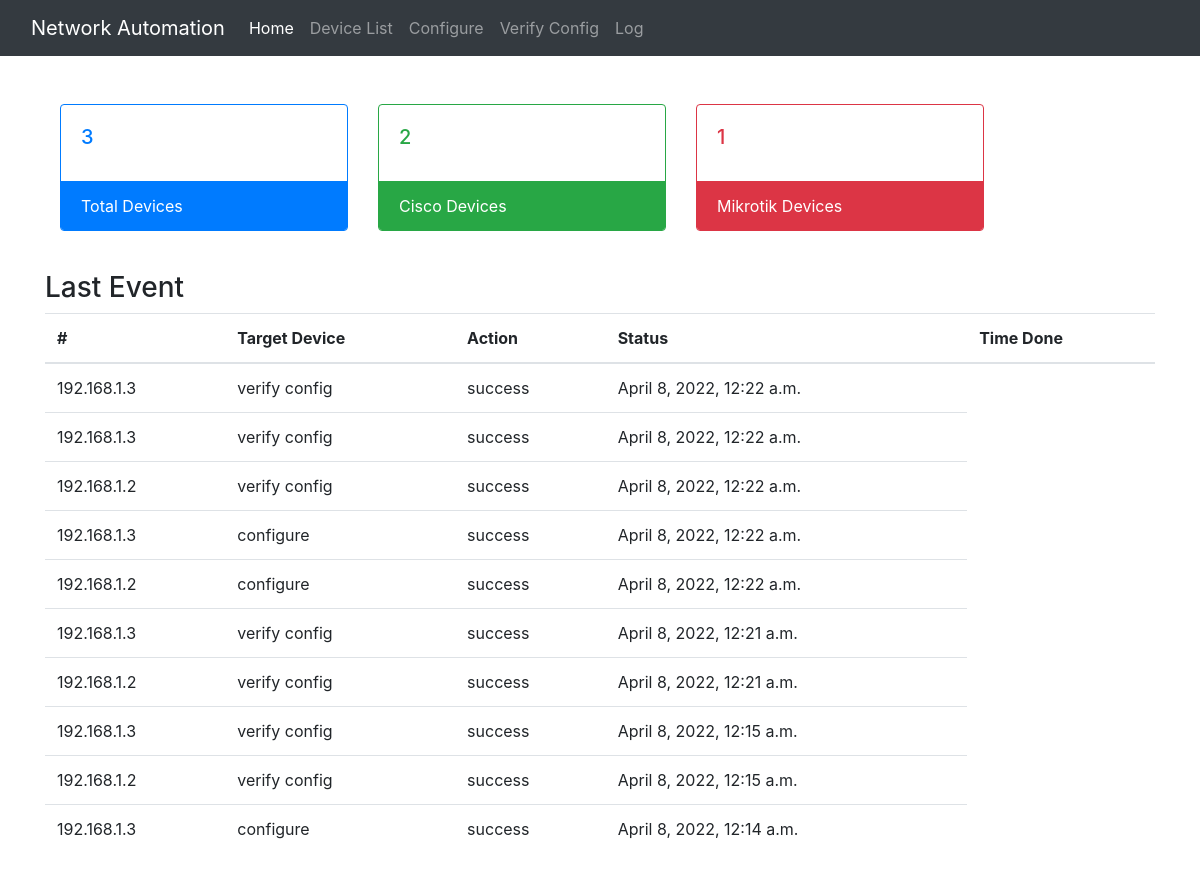
The page / on the database its author committed.
### network_automation/models.py (models this page shows, shortened)
class Log(models.Model):
    target = models.CharField(max_length=255)
    action = models.CharField(max_length=255)
    status = models.CharField(max_length=255)
    time = models.DateTimeField(null=True)
    messages = models.CharField(max_length=255, blank=True)

### network_automation/views.py (the view)
# urls.py: path('', views.home, name='home'),
def home(request):
    all_device = Device.objects.all()
    cisco_device = Device.objects.filter(vendor = "cisco")
    mikrotik_device = Device.objects.filter(vendor = "mikrotik")
    last_event = Log.objects.all().order_by('-id')[:10]
    context = {
        'all_device': len(all_device),
        'cisco_device' : len(cisco_device),
        'mikrotik_device' : len(mikrotik_device),
        'last_event': last_event
    }
    return render(request, 'home.html', context)

### network_automation/templates/home.html (shortened to what this page needs)
{% extends "base.html" %}
{% block content %}
<div class="mt-5 card-deck" style="margin:auto;">
  <div class="card border-primary mb-3" style="max-width: 18rem;">
    <div class="card-body text-primary">
      <h5 class="card-title">{{all_device}}</h5>
    </div>
    <div class="card-footer bg-primary border-primary text-white">
      Total Devices
    </div>
  </div>
  <div class="card border-success mb-3" style="max-width: 18rem;">
    <div class="card-body text-success">
      <h5 class="card-title">{{cisco_device}}</h5>
    </div>
    <div class="card-footer bg-success border-success text-white">
      Cisco Devices
    </div>
  </div>
  <div class="card border-danger mb-3" style="max-width: 18rem;">
    <div class="card-body text-danger">
      <h5 class="card-title">{{mikrotik_device}}</h5>
    </div>
    <div class="card-footer bg-danger border-danger text-white">
      Mikrotik Devices
    </div>
  </div>
</div>
<h3 class="mt-4">Last Event</h3>
<table class="table">
  <thead>
    <tr>
      <th>#</th>
      <th>Target Device</th>
      <th>Action</th>
      <th>Status</th>
      <th>Time Done</th>
    </tr>
  </thead>
  <tbody>
    {% for log in last_event %}
    <tr>
      <td>{{log.target}}</td>
      <td>{{log.action}}</td>
      <td>{{log.status}}</td>
      <td>{{log.time}}</td>
    </tr>
    {% endfor %}
  </tbody>
</table>
{% endblock content %}

### network_automation/templates/base.html (shortened to what this page needs)
<!DOCTYPE html>
<html lang="en">
  <head>
    <link
      rel="stylesheet"
      href="https://cdn.jsdelivr.net/npm/bootstrap@4.3.1/dist/css/bootstrap.min.css"
    />
  </head>
  <body>
    <nav class="navbar navbar-expand-lg navbar-dark bg-dark">
      <div class="container-fluid">
        <a class="navbar-brand" href="#">Network Automation</a>
        <div class="collapse navbar-collapse" id="navbarNav">
          <ul class="navbar-nav">
            <li class="nav-item">
              <a
                class="nav-link active"
                aria-current="page"
                href="{% url 'home' %}"
                >Home</a
              >
            </li>
            <li class="nav-item">
              <a class="nav-link" href="{% url 'devices' %}">Device List</a>
            </li>
            <li class="nav-item">
              <a class="nav-link" href="{% url 'configure' %}">Configure</a>
            </li>
            <li class="nav-item">
              <a class="nav-link" href="{% url 'verify_config' %}"
                >Verify Config</a
              >
            </li>
            <li class="nav-item">
              <a class="nav-link" href="{% url 'log' %}">Log</a>
            </li>
          </ul>
        </div>
      </div>
    </nav>
    <div class="container">{% block content %} {% endblock %}</div>
  </body>
</html>

### rows shown on the page
Log: target "192.168.1.3", action "verify config", status "success", time "April 8, 2022, 12:22 a.m."
Log: target "192.168.1.3", action "verify config", status "success", time "April 8, 2022, 12:22 a.m."
Log: target "192.168.1.2", action "verify config", status "success", time "April 8, 2022, 12:22 a.m."
Log: target "192.168.1.3", action "configure", status "success", time "April 8, 2022, 12:22 a.m."
Log: target "192.168.1.2", action "configure", status "success", time "April 8, 2022, 12:22 a.m."
Log: target "192.168.1.3", action "verify config", status "success", time "April 8, 2022, 12:21 a.m."
Log: target "192.168.1.2", action "verify config", status "success", time "April 8, 2022, 12:21 a.m."
Log: target "192.168.1.3", action "verify config", status "success", time "April 8, 2022, 12:15 a.m."
Log: target "192.168.1.2", action "verify config", status "success", time "April 8, 2022, 12:15 a.m."
Log: target "192.168.1.3", action "configure", status "success", time "April 8, 2022, 12:14 a.m."

### other values the page prints
{{ all_device }} "3"
{{ cisco_device }} "2"
{{ mikrotik_device }} "1"
